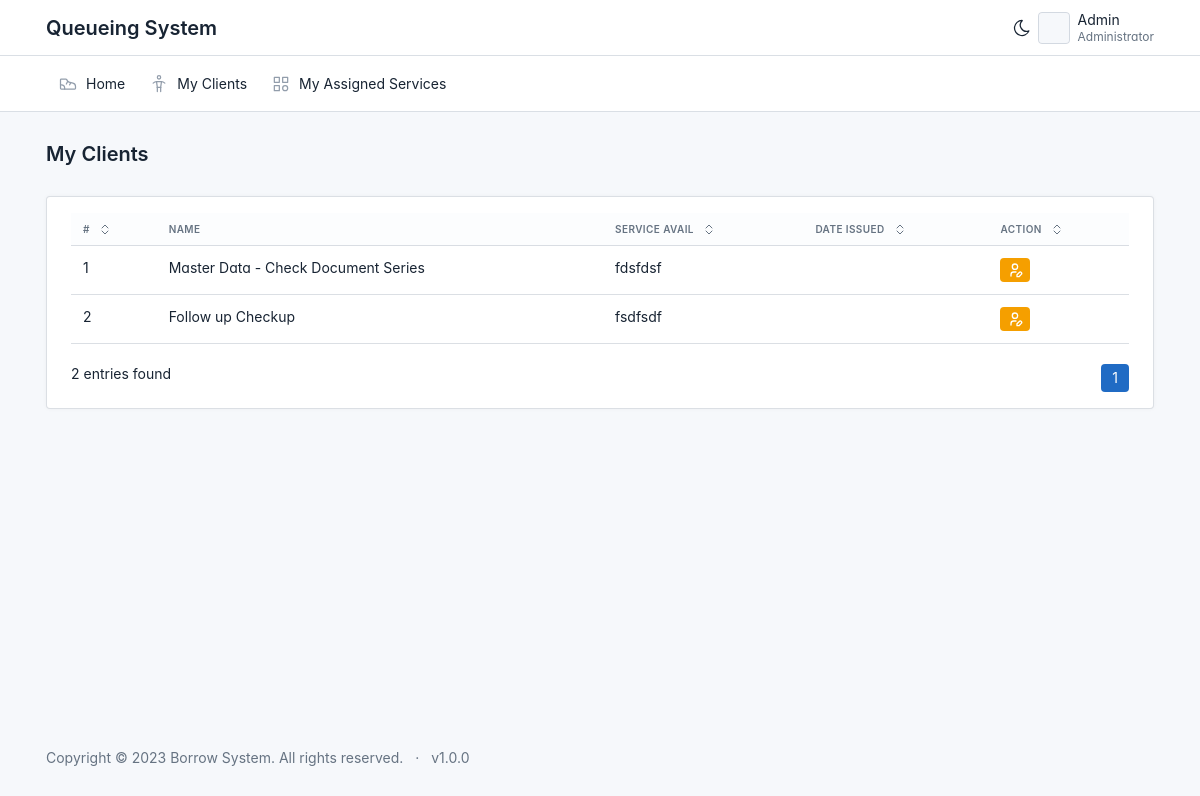
Before: /personnel/myclients.php with the older database file.
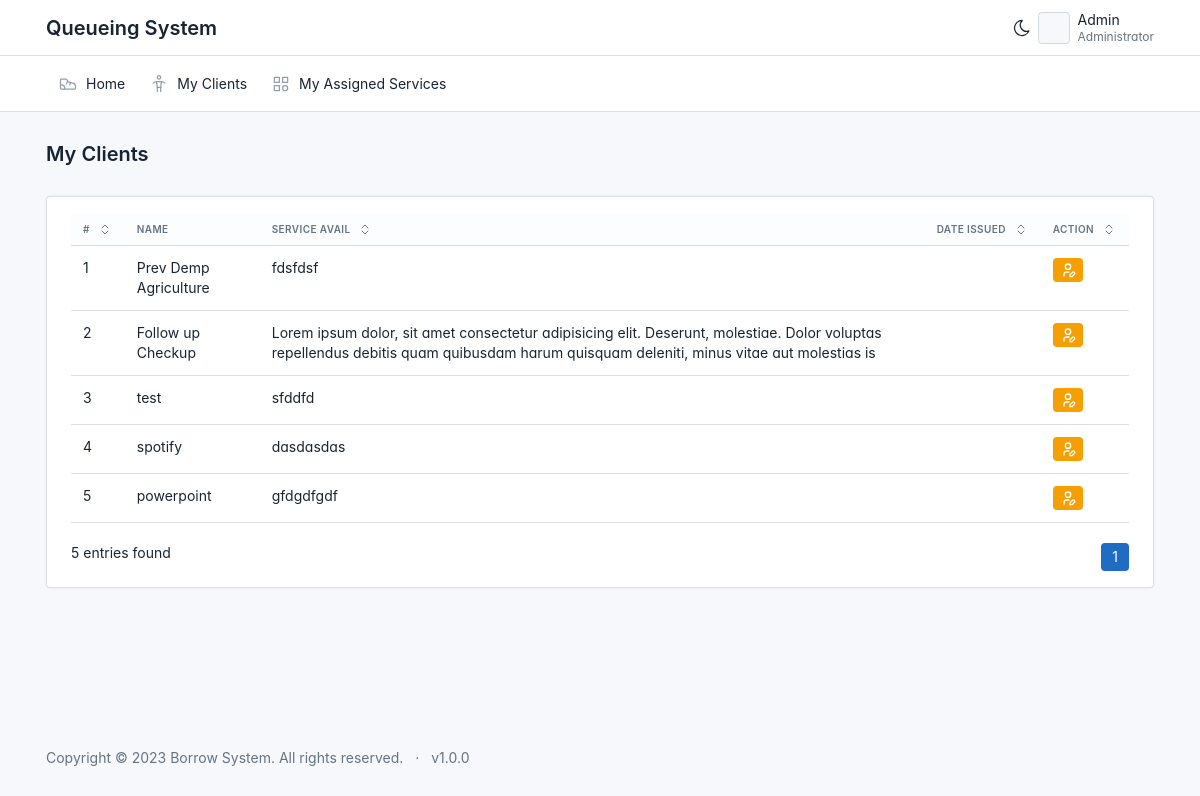
After: the same page with the newer database file.
### tables this page shows
CREATE TABLE IF NOT EXISTS `services` (
  `services_id` int NOT NULL AUTO_INCREMENT,
  `service_title` varchar(100) NOT NULL,
  `service_description` varchar(200) NOT NULL,
  `image` varchar(100) NOT NULL,
  `status` int NOT NULL DEFAULT '1',
  PRIMARY KEY (`services_id`)
);

### personnel/myclients.php (the view, shortened to what this page needs)
<?php
include '../drivers/connection.php';
?>
<!DOCTYPE html>
<html lang="en">
<?php include '../static/nav/head.php' ?>
<body>
  <div class="page">
    <?php include '../static/nav/topbar.php' ?>
    <?php include '../static/nav/navbar-personnel.php' ?>
    <div class="page-wrapper">
      <div class="page-header d-print-none">
        <div class="container-xl">
          <div class="row g-2 align-items-center">
            <div class="col">
              <h2 class="page-title">My Clients</h2>
            </div>
          </div>
        </div>
      </div>
      <div class="page-body">
        <div class="container-xl">
          <div class="card">
            <div class="card-body">
              <div id="listjs">
                <div id="table-default" class="table-responsive">
                  <table class="table" id="tables">
                    <thead>
                      <tr>
                        <th>
                          <button class="table-sort" data-sort="sort-id">
                            #
                          </button>
                        </th>
                        <th>
                          Name
                        </th>
                        <th>
                          <button class="table-sort" data-sort="sort-name">
                            Service Avail
                          </button>
                        </th>
                        <th>
                          <button class="table-sort" data-sort="sort-name">
                            Date Issued
                          </button>
                        </th>
                        <th>
                          <button class="table-sort">
                            Action
                          </button>
                        </th>
                      </tr>
                    </thead>
                    <tbody class="table-tbody">
                      <?php
                      $sql = "SELECT * FROM services";
                      $rs = $conn->query($sql);
                      $i = 1;
                      foreach ($rs as $rows) { ?>
                        <tr>
                          <td><?php echo $i++; ?></td>
                          <td><?php echo $rows['service_title'] ?></td>
                          <td><?php echo $rows['service_description'] ?></td>
                          <td></td>
                          <td>
                            <a href="#" class="badge bg-yellow edit">
                            </a>
                          </td>
                        </tr>
                      <?php } ?>
                    </tbody>
                  </table>
                  <br>
                  <div class="btn-toolbar">
                    <p class="mb-0" id="listjs-showing-items-label">Showing 0 items</p>
                    <ul class="pagination ms-auto mb-0"></ul>
                  </div>
                </div>
              </div>
            </div>
          </div>
        </div>
      </div>
      <?php include '../static/nav/footer.php'; ?>
      <?php include '../static/components/modal.php'; ?>
    </div>
</body>
</html>

Changed rows visible on the page:
changed services "fdsfdsf": service_title "Master Data - Check Document Series" → "Prev Demp Agriculture"
changed services "Follow up Checkup": service_description "fsdfsdf" → "Lorem ipsum dolor, sit amet consectetur adipisicing elit. Deserunt, molestiae. Dolor voluptas repellendus debitis quam quibusdam harum quisquam deleniti, minus vitae aut molestias is"
added services: service_title "test", service_description "sfddfd"
added services: service_title "spotify", service_description "dasdasdas"
added services: service_title "powerpoint", service_description "gfdgdfgdf"
Other visible differences:
text written by a page script: "2 entries found" → "5 entries found"
